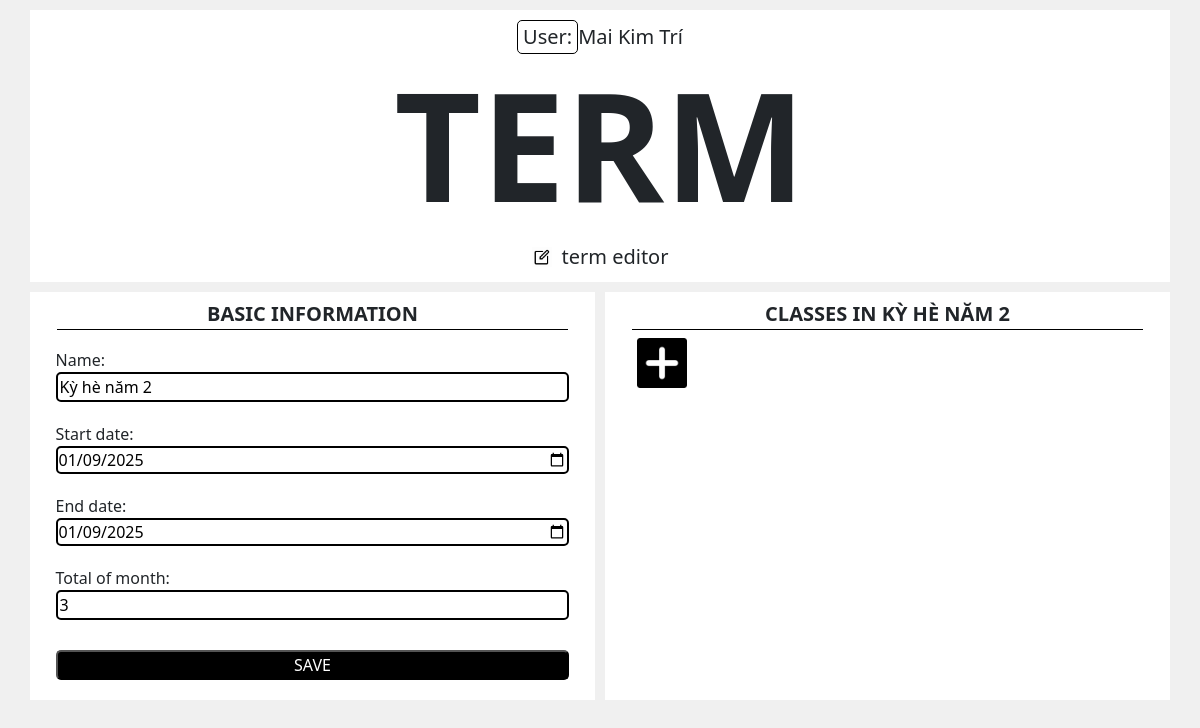
The app's page /edit/term/id=15/ with its own data.
### main_site/models.py (models this page shows, shortened)
class UserInfo(models.Model):
    name = models.CharField(max_length=50, verbose_name='Họ và tên')
    email = models.EmailField(unique=True, null=True, verbose_name='Email')
    phoneNumber = models.CharField(max_length=15, null=True, verbose_name='Số điện thoại')
    address = models.CharField(max_length=255, null=True, verbose_name='Địa chỉ')
    dob = models.DateField(verbose_name='Ngày sinh', null=True)
    school = models.CharField(max_length=50, null=True, verbose_name='Thông tin trường học')
    user = models.OneToOneField(User, on_delete=models.CASCADE, related_name='info', verbose_name='Tài khoản người dùng')

class Term(models.Model):
    name = models.CharField(max_length=50, verbose_name='Tên kỳ học')
    startDate = models.DateField(verbose_name='Ngày bắt đầu')
    endDate = models.DateField(verbose_name='Ngày kết thúc', null=True, blank=True)
    totalOfMonths = models.IntegerField(verbose_name='Tổng số tháng dự kiến cho học kỳ')
    user = models.ForeignKey(User,on_delete=models.CASCADE,verbose_name='Thông tin người dùng')

### main_site/views.py (the view, shortened to what this page needs)
# urls.py: path('edit/term/id=<int:termId>/', views.getEditTerm, name="editTerm"),
def getEditTerm(request, termId):
    term = Term.objects.filter(id= termId).first()
    classes = Class.objects.filter(term=term)
    context = {
        'term':term,
        'classes':classes,
        'user':term.user,
        'userInfo': UserInfo.objects.filter(user=term.user).first(),
    }
    return render(request, 'edit/term.html', context)

### main_site/templates/edit/term.html (shortened to what this page needs)
{% extends "base/base.html" %}
{% load static %}
{% block style %}
<link href="https://cdn.jsdelivr.net/npm/bootstrap@5.3.3/dist/css/bootstrap.min.css" rel="stylesheet">
<link rel="stylesheet" href="{% static "css/editModel.css" %}" type="text/css">
{% endblock style %}
{% block content %}
<div id="MainContainer">
    <div id="Header">
        <div class="MiniTitle" >
            <p class="Note MiniTitle-Text">User:</p>
            <p class="MiniTitle-Text"> {{userInfo.name}} </p>
        </div>
        <h1 class="Title">term</h1>
        <div class="MiniTitle" >
            <img src="{% static "images/Edit2.jpg" %}" alt="" class="MiniTitle-Icon"/>
            <p class="MiniTitle-Text">term editor</p>
        </div>
    </div>
    <div id="InformationContainer" class="row">
        <div id="LeftContainer" class="col">
            <div class="TitleContainer"><h2 class="Title">basic information</h2></div>
            <form method="POST">
                <label for="name">
                    Name:
                    <input id="name" type="text" name="name" value="{{term.name}}" required />
                </label>
                <label for="startDate">
                    Start date:
                    <input type="date" id="startDate" name="startDate" value="{{term.startDate | date:'Y-m-d' }}" required />
                </label>
                <label for="endDate">
                    End date:
                    <input type="date" id="endDate" name="endDate" value="{{term.endDate | date:'Y-m-d' }}" required />
                </label>
                <label for="totalOfMonths">
                    Total of month:
                    <input type="number" id="totalOfMonths" name="totalOfMonths" value="{{term.totalOfMonths}}" required />
                </label>
                <button type="submit">SAVE</button>
            </form>
        </div>
        <div id="RightContainer" class="col" >
            <div class="TitleContainer"><h2 class="Title">classes in {{term.name}} </h2></div>
            <img src="{% static "images/Add4.png" %}" alt="Add class icon" class="ButtonIcon" onclick="createNewClass({{term.id}})">
        </div>
    </div>
</div>
{% endblock content %}

### static/css/editModel.css (style rules this page uses)
body { background-color: #f0f0f0; overflow-x: hidden; width: 100vw; }
#InformationContainer { width: 95%; margin: 10px auto; padding: 0; background-color: #f0f0f0; }
#LeftContainer { width: 100%; background-color: #ffffff; margin-right: 5px; }
div.TitleContainer { padding-left: 15px; padding-right: 15px; }
h2.Title { font-size: 20px; font-weight: bold; text-align: center; text-transform: uppercase; padding: 10px 0 3px; border-bottom: 1px solid black; }
#RightContainer { width: 100%; background-color: #ffffff; margin-left: 5px; }
#Header { background-color: #ffffff; width: 95%; margin: 10px auto; padding: 10px 0; }
h1.Title { font-size: 150px; text-align: center; font-weight: bold; text-transform: uppercase; }
.MiniTitle { display: flex; align-items: center; justify-content: center; }
.MiniTitle-Icon { width: 20px; height: 20px; margin-right: 10px; }
.MiniTitle-Text { font-size: 20px; display: inline; margin: 0; }
p.Note { padding: 1px 5px; border: 1px solid black; border-radius: 5px; }
form { margin: 0 auto; display: flex; flex-direction: column; align-items: center; justify-content: center; }
label { width: 95%; margin: 10px auto; }
input, select, textarea { width: 100%; border: 2px solid black; border-radius: 5px; }
button { width: 95%; background-color: black; border-radius: 5px; color: #ffffff; margin: 20px; }
.ButtonIcon { width: 50px; height: 50px; margin: 0 20px; }

### records on screen
UserInfo: name "Mai Kim Trí"
Term: name "Kỳ hè năm 2", startDate "01/09/2025", endDate "01/09/2025", totalOfMonths "3", name "KỲ HÈ NĂM 2"
